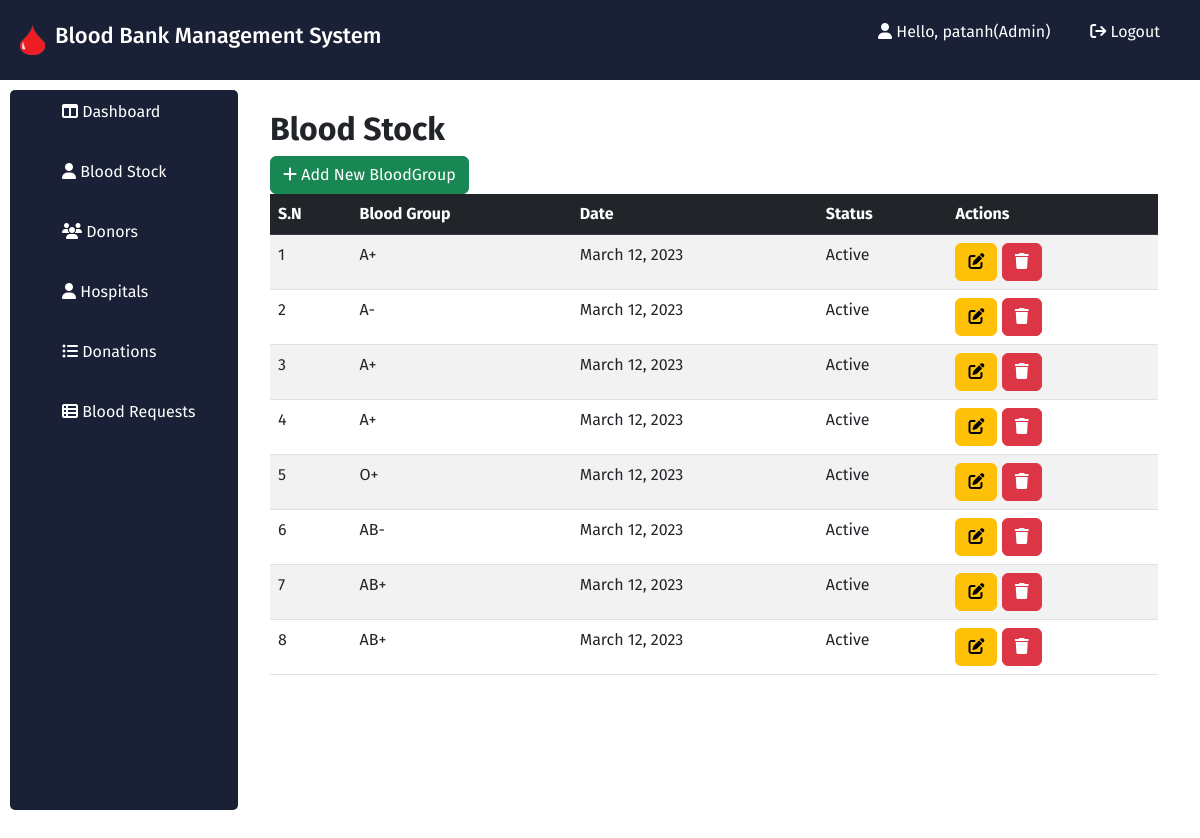
The app's page /bloodstock/ (signed in) with its own data.
### blood/models.py (models this page shows, shortened)
class Stock(models.Model):
    bloodgroup=models.CharField(max_length=3,)
    date=models.DateField(auto_now_add=True, blank=True, null=True)
    @property
    def isActive(self):
        current_date = date.today()
        diff = current_date - self.date
        day = diff.days
        if day > 30:
            return False
        else:
            return True

### blood/views.py (the view)
# urls.py: path('bloodstock/', blood_stock_view,name='blood-stock'),
def blood_stock_view(request):
    form=BloodForm()
    dict={
        'bloods': Stock.objects.all(),
        'form':form
    }
    return render(request,'admin/blood_stock.html',context=dict)

### templates/admin/blood_stock.html (shortened to what this page needs)
{% extends 'admin/admin_base.html' %}
{% block content %}
    <div class="container">
		<div class="table-title">
			<h2><b>Blood Stock</b></h2>
			<a href="#addBloodGroupModal" class="btn btn-success" data-bs-toggle="modal"><i class="fa fa-plus"></i> <span>Add New BloodGroup</span></a>
		</div>
            <table class="table table-striped table-hover">
                <thead class="table-dark">
                    <tr>
                        <th>S.N</th>
                        <th>Blood Group</th>
						<th>Date</th>
                        <th>Status</th>
                        <th>Actions</th>
                    </tr>
                </thead>
                <tbody>
                    {% for blood in bloods %}
                    <tr>
                        <td>{{forloop.counter}}</td>
                        <td>{{blood.bloodgroup}}</td>
						<td>{{blood.date}}</td>
						{% if blood.isActive  %}
                        <td>Active</td>
						{% else %}
						<td>Expired</td>
						{% endif %}
                        <td>
                            <a href="#editBloodGroupModal-{{forloop.counter}}" class="btn btn-warning" data-bs-toggle="modal"><i class="fa fa-edit" data-bs-toggle="tooltip" title="Edit"></i></a>
                            <a href="#deleteBloodGroupModal-{{forloop.counter}}" class="btn btn-danger" data-bs-toggle="modal"><i class="fa fa-trash" data-bs-toggle="tooltip" title="Delete"></i></a>
                        </td>
                    </tr>
                    {% endfor %}
                </tbody>
            </table>
        </div>
    </div>
{% endblock %}

### templates/admin/admin_base.html (shortened to what this page needs)
<!DOCTYPE html>
<html lang="en">
<head>
    {% load static %}
    <link rel="stylesheet" href="{% static 'css/style.css' %}">
    <link rel="stylesheet" href="https://cdnjs.cloudflare.com/ajax/libs/font-awesome/6.3.0/css/all.min.css" />
    <link href="https://cdn.jsdelivr.net/npm/bootstrap@5.3.0-alpha1/dist/css/bootstrap.min.css" rel="stylesheet">
</head>
<body>
    <div class="header">
        <div class="logo">
            <img src="/static/images/blood.png" alt="#">
            <h1>Blood Bank Management System</h1>
        </div>
        <ul class="links">
            <li><a href="#"> <i class="fa fa-user"></i> Hello, {{request.user}}(Admin) </a></li>
            <li><a href="{% url 'logout' %}"><i class="fa fa-sign-out" aria-hidden="true"></i> Logout</a></li>
        </ul>
    </div>
    <div class="content">
        <div class="content-left">
            <ul><li><a href="{% url 'admin-dashboard' %}"><i class="fa fa-table-columns"></i> Dashboard</a></li></ul>
            <ul><li><a href="{% url 'blood-stock' %}"><i class="fa fa-user"></i> Blood Stock</a></li></ul>
            <ul><li><a href="{% url 'donors' %}"><i class="fa fa-users"></i> Donors</a></li></ul>
            <ul><li><a href="#"><i class="fa fa-user"></i> Hospitals</a></li></ul>
            <ul><li><a href="#"><i class="fa fa-list-ul"></i></i> Donations</a></li></ul>
            <ul><li><a href="#"><i class="fa fa-table-list"></i> Blood Requests</a></li></ul>
        </div>
        <div class="content-right">
            {% block content %}
            {% endblock content %}
        </div>
</body>
</html>

### static/css/style.css (style rules this page uses)
:root { --red: #D1270A; --dark: #1A2035; }
* { font-family: 'Fira Sans', sans-serif; margin: 0; padding: 0; box-sizing: border-box; }
body { background-color: #f5f5f5; }
.btn { padding: 10px; background-color: lightgreen; font-size: 18px; }
a { text-decoration: none; }
.header { background-color: var(--dark); display: flex; padding: 20px; align-items: center; justify-content: space-between; }
.header .logo { display: flex; gap: 10px; align-items: center; }
.header .logo img { width: 25px; height: 30px; }
.header .logo h1 { color: white; font-size: 22px; }
.links { display: flex; align-items: center; list-style-type: none; }
.links li { padding: 0px 20px; }
.links li a { text-decoration: none; color: white; }
.content { height: 100vh; padding: 10px; display: flex; }
.content-left { height: 90vh; background-color: var(--dark); flex: 2; border-radius: 5px; }
.content-left ul { list-style-type: none; }
.content-left ul li { padding: 10px; }
.content-left ul li a { text-decoration: none; color: white; padding: 10px; }
.content-right { flex: 8; padding: 20px; }

### records on screen
Stock: bloodgroup "A+", date "March 12, 2023", shows "Active"
Stock: bloodgroup "A-", date "March 12, 2023", shows "Active"
Stock: bloodgroup "A+", date "March 12, 2023", shows "Active"
Stock: bloodgroup "A+", date "March 12, 2023", shows "Active"
Stock: bloodgroup "O+", date "March 12, 2023", shows "Active"
Stock: bloodgroup "AB-", date "March 12, 2023", shows "Active"
Stock: bloodgroup "AB+", date "March 12, 2023", shows "Active"
Stock: bloodgroup "AB+", date "March 12, 2023", shows "Active"

### other values on screen
{{ request.user }} "patanh"
